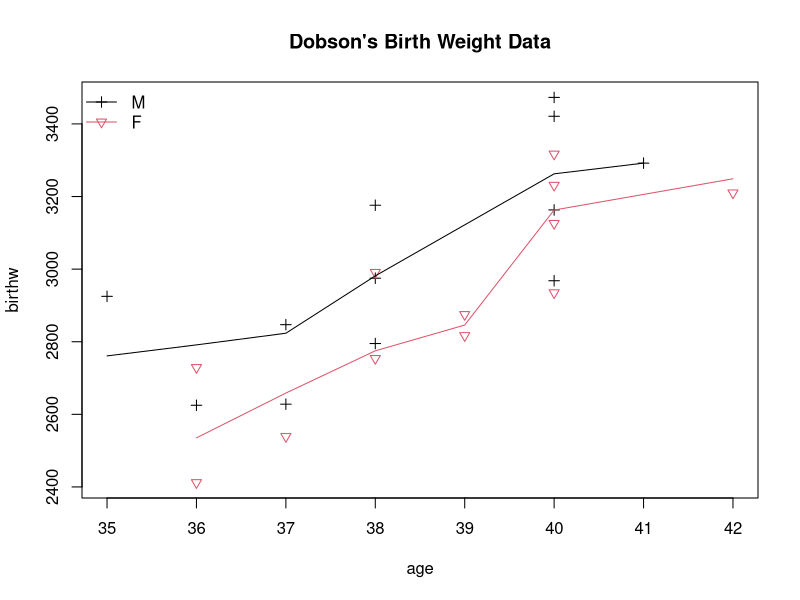
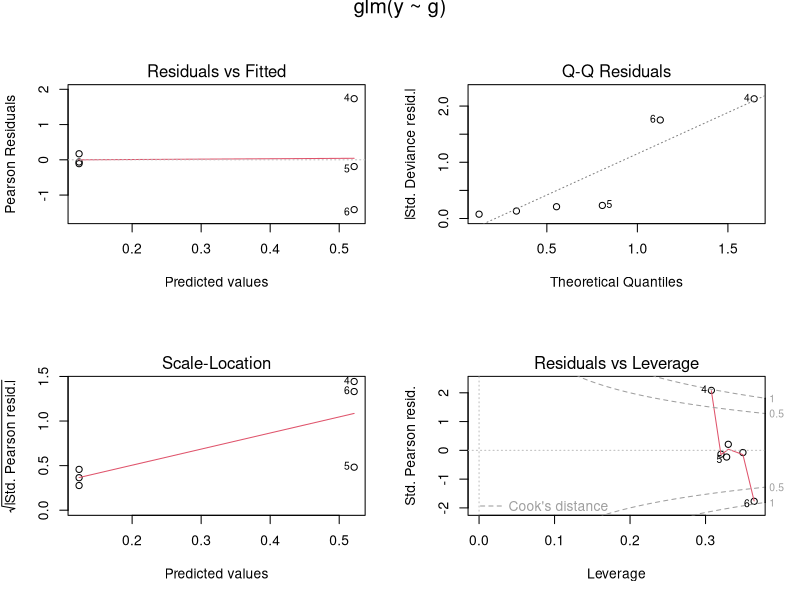

Write R code to recreate these figures, in order.
### Examples from: "An Introduction to Statistical Modelling"
###			By Annette Dobson
###
### == with some additions ==

#  Copyright (C) 1997-2015 The R Core Team

require(stats); require(graphics)

## Plant Weight Data (Page 9)
ctl <- c(4.17,5.58,5.18,6.11,4.50,4.61,5.17,4.53,5.33,5.14)
trt <- c(4.81,4.17,4.41,3.59,5.87,3.83,6.03,4.89,4.32,4.69)
group <- gl(2,10, labels=c("Ctl","Trt"))
weight <- c(ctl,trt)
anova  (lm(weight~group))
summary(lm(weight~group -1))


## Birth Weight Data (Page 14)
age <- c(40, 38, 40, 35, 36, 37, 41, 40, 37, 38, 40, 38,
         40, 36, 40, 38, 42, 39, 40, 37, 36, 38, 39, 40)
birthw <- c(2968, 2795, 3163, 2925, 2625, 2847, 3292, 3473, 2628, 3176,
            3421, 2975, 3317, 2729, 2935, 2754, 3210, 2817, 3126, 2539,
            2412, 2991, 2875, 3231)
sex <- gl(2,12, labels=c("M","F"))
plot(age, birthw, col=as.numeric(sex), pch=3*as.numeric(sex),
     main="Dobson's Birth Weight Data")
lines(lowess(age[sex=='M'], birthw[sex=='M']), col=1)
lines(lowess(age[sex=='F'], birthw[sex=='F']), col=2)
legend("topleft", levels(sex), col=1:2, pch=3*(1:2), lty=1, bty="n")

summary(l1 <- lm(birthw ~ sex + age),    correlation=TRUE)
summary(l0 <- lm(birthw ~ sex + age -1), correlation=TRUE)
anova(l1,l0)
summary(li <- lm(birthw ~ sex + sex:age -1), correlation=TRUE)
anova(li,l0)

summary(zi <- glm(birthw ~ sex + age, family=gaussian()))
summary(z0 <- glm(birthw ~ sex + age - 1, family=gaussian()))
anova(zi, z0)

summary(z.o4 <- update(z0, subset = -4))
summary(zz <- update(z0, birthw ~ sex+age-1 + sex:age))
anova(z0,zz)

## Poisson Regression Data (Page 42)
x <- c(-1,-1,0,0,0,0,1,1,1)
y <- c(2,3,6,7,8,9,10,12,15)
summary(glm(y~x, family=poisson(link="identity")))


## Calorie Data (Page 45)
calorie <- data.frame(
  carb = c(33,40,37,27,30,43,34,48,30,38,
           50,51,30,36,41,42,46,24,35,37),
  age	 = c(33,47,49,35,46,52,62,23,32,42,
           31,61,63,40,50,64,56,61,48,28),
  wgt	 = c(100, 92,135,144,140,101, 95,101, 98,105,
           108, 85,130,127,109,107,117,100,118,102),
  prot = c(14,15,18,12,15,15,14,17,15,14,
           17,19,19,20,15,16,18,13,18,14))
summary(lmcal <- lm(carb~age+wgt+prot, data= calorie))


## Extended Plant Data (Page 59)
ctl <-	c(4.17,5.58,5.18,6.11,4.50,4.61,5.17,4.53,5.33,5.14)
trtA <- c(4.81,4.17,4.41,3.59,5.87,3.83,6.03,4.89,4.32,4.69)
trtB <- c(6.31,5.12,5.54,5.50,5.37,5.29,4.92,6.15,5.80,5.26)
group <- gl(3, length(ctl), labels=c("Ctl","A","B"))
weight <- c(ctl,trtA,trtB)
anova(lmwg <- lm(weight~group))
summary(lmwg)
coef(lmwg)
coef(summary(lmwg))#- incl.  std.err,  t- and P- values.


## Fictitious Anova Data (Page 64)
y <- c(6.8,6.6,5.3,6.1,7.5,7.4,7.2,6.5,7.8,9.1,8.8,9.1)
a <- gl(3,4)
b <- gl(2,2, length(a))
anova(z <- lm(y~a*b))


## Achievement Scores (Page 70)
y <- c(6,4,5,3,4,3,6, 8,9,7,9,8,5,7, 6,7,7,7,8,5,7)
x <- c(3,1,3,1,2,1,4, 4,5,5,4,3,1,2, 3,2,2,3,4,1,4)
m <- gl(3,7)
anova(z <- lm(y~x+m))


## Beetle Data (Page 78)
dose <- c(1.6907, 1.7242, 1.7552, 1.7842, 1.8113, 1.8369, 1.861, 1.8839)
x <- c( 6, 13, 18, 28, 52, 53, 61, 60)
n <- c(59, 60, 62, 56, 63, 59, 62, 60)
dead <- cbind(x, n-x)
summary(     glm(dead ~ dose, family=binomial(link=logit)))
summary(     glm(dead ~ dose, family=binomial(link=probit)))
summary(z <- glm(dead ~ dose, family=binomial(link=cloglog)))
anova(z, update(z, dead ~ dose -1))


## Anther Data (Page 84)
## Note that the proportions below are not exactly
## in accord with the sample sizes quoted below.
## In particular, the last value, 5/9, should have been 0.556 instead of 0.555:
n <- c(102,  99,   108,	 76,   81,   90)
p <- c(0.539,0.525,0.528,0.724,0.617,0.555)
x <- round(n*p)
## x <- n*p
y <- cbind(x,n-x)
f <- rep(c(40,150,350),2)
(g <- gl(2,3))
summary(glm(y ~ g*f, family=binomial(link="logit")))
summary(glm(y ~ g + f, family=binomial(link="logit")))
## The "final model"
summary(glm.p84 <- glm(y~g,  family=binomial(link="logit")))
op <- par(mfrow = c(2,2), oma = c(0,0,1,0))
plot(glm.p84) # well ?
par(op)

## Tumour Data (Page 92)
counts <- c(22,2,10,16,54,115,19,33,73,11,17,28)
type <- gl(4,3,12,labels=c("freckle","superficial","nodular","indeterminate"))
site <- gl(3,1,12,labels=c("head/neck","trunk","extremities"))
data.frame(counts,type,site)
summary(z <- glm(counts ~ type + site, family=poisson()))

## Randomized Controlled Trial (Page 93)
counts <- c(18,17,15, 20,10,20, 25,13,12)
outcome   <- gl(3, 1, length(counts))
treatment <- gl(3, 3)
summary(z <- glm(counts ~ outcome + treatment, family=poisson()))

## Peptic Ulcers and Blood Groups
counts <- c(579, 4219, 911, 4578, 246, 3775, 361, 4532, 291, 5261, 396, 6598)
group <- gl(2, 1, 12, labels=c("cases","controls"))
blood <- gl(2, 2, 12, labels=c("A","O"))
city  <- gl(3, 4, 12, labels=c("London","Manchester","Newcastle"))
cbind(group, blood, city, counts) # gives internal codes for the factors

summary(z1 <- glm(counts ~ group*(city + blood), family=poisson()))
summary(z2 <- glm(counts ~ group*city + blood, family=poisson()),
        correlation = TRUE)
anova(z2, z1, test = "Chisq")
